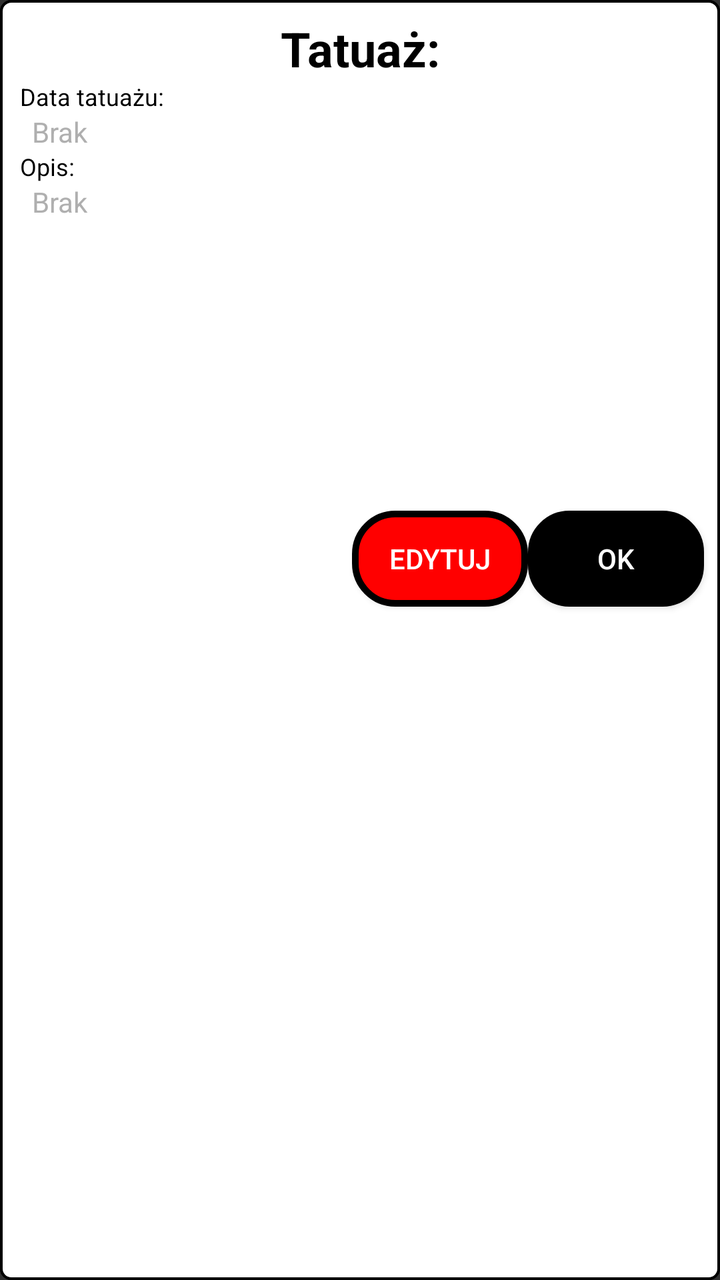
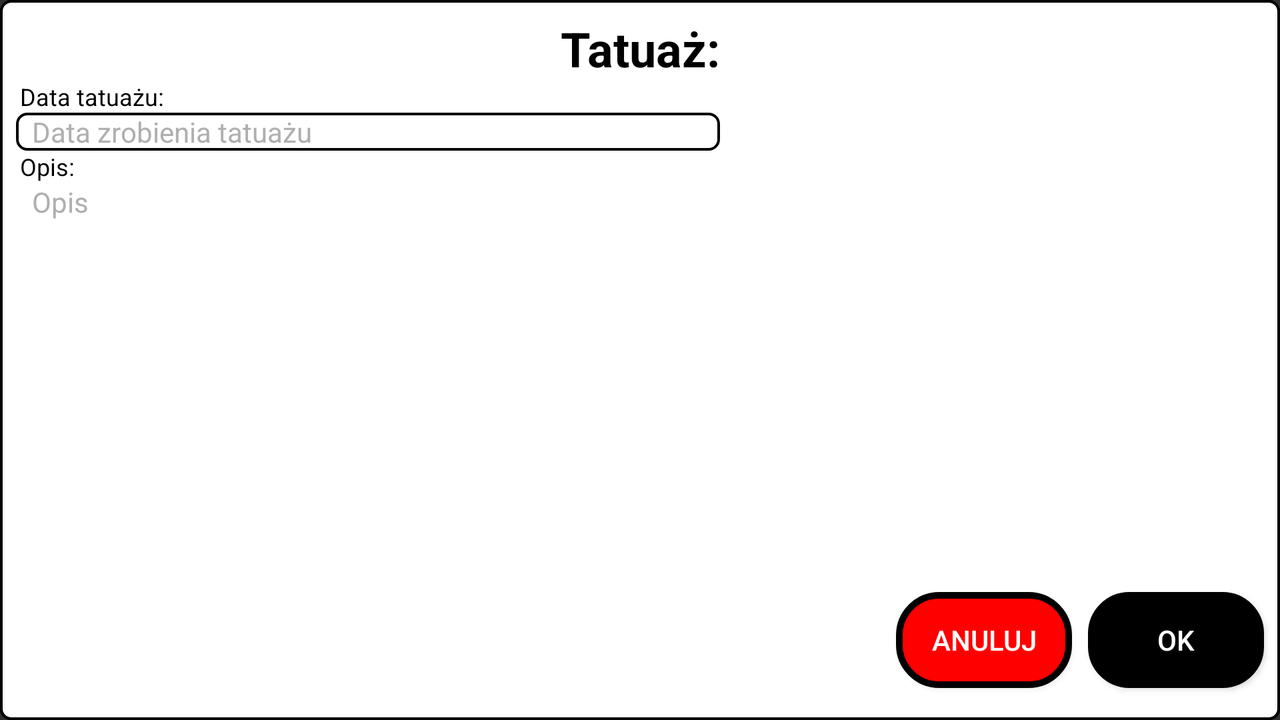

The same Android screen from two of the app's own layout files: first res/layout/ as a phone draws it, then the repository's variant for another configuration, drawn on a device whose configuration selects that folder. Both files follow.
<!-- AndroidManifest.xml: application theme AppTheme -->
<!-- res/layout/tattoo_info_dialog.xml -->
<?xml version="1.0" encoding="utf-8"?>
<androidx.constraintlayout.widget.ConstraintLayout
    xmlns:android="http://schemas.android.com/apk/res/android"
    xmlns:app="http://schemas.android.com/apk/res-auto"
    xmlns:tools="http://schemas.android.com/tools"
    android:background="@drawable/roundcornerstext"
    android:layout_width="match_parent"
    android:layout_height="match_parent">

    <androidx.constraintlayout.widget.ConstraintLayout
        android:layout_width="0dp"
        android:layout_height="0dp"
        android:background="@drawable/roundcornerstext"
        app:layout_constraintBottom_toBottomOf="parent"
        app:layout_constraintEnd_toEndOf="parent"
        app:layout_constraintStart_toStartOf="parent"
        app:layout_constraintTop_toTopOf="parent"
        app:layout_constraintVertical_bias="0.0">

        <TextView
            android:id="@+id/textView12"
            style="@style/dogDataDialog_title"
            android:text="Tatuaż:"
            app:layout_constraintEnd_toEndOf="parent"
            app:layout_constraintStart_toStartOf="parent"
            app:layout_constraintTop_toTopOf="parent" />

        <TextView
            android:id="@+id/tattooDescriptionInfoTextView"
            style="@style/editTextStyle_frameRoundBlackCorners_whiteBackground_blackText.x6"
            android:hint="Brak"
            android:background="@drawable/whitetext"
            app:layout_constraintEnd_toEndOf="parent"
            app:layout_constraintStart_toStartOf="parent"
            app:layout_constraintTop_toBottomOf="@+id/tattooPutDateInfoTextView" />

        <TextView
            android:id="@+id/textView17"
            style="@style/label_noFrame_black12Text"
            android:layout_width="wrap_content"
            android:layout_height="wrap_content"
            android:text="Data tatuażu:"
            app:layout_constraintBottom_toTopOf="@+id/tattooPutDateInfoTextView"
            app:layout_constraintStart_toStartOf="parent" />

        <TextView
            android:id="@+id/textView18"
            style="@style/label_noFrame_black12Text"
            android:layout_width="wrap_content"
            android:layout_height="wrap_content"
            android:text="Opis:"
            app:layout_constraintBottom_toTopOf="@+id/tattooDescriptionInfoTextView"
            app:layout_constraintStart_toStartOf="parent" />

        <Button
            android:id="@+id/okTattooDialogInfo"
            android:layout_width="wrap_content"
            android:layout_height="wrap_content"
            android:layout_marginTop="8dp"
            android:layout_marginEnd="8dp"
            android:background="@drawable/roundcornersrecyclerviewblack"
            android:text="OK"
            app:layout_constraintEnd_toEndOf="parent"
            app:layout_constraintTop_toBottomOf="@+id/tattooDescriptionInfoTextView" />

        <Button
            android:id="@+id/editTattooDialogInfo"
            android:layout_width="wrap_content"
            android:layout_height="wrap_content"
            android:background="@drawable/roundcornersrecyclerviewred"
            android:text="Edytuj"
            app:layout_constraintEnd_toStartOf="@+id/okTattooDialogInfo"
            app:layout_constraintTop_toTopOf="@+id/okTattooDialogInfo" />

        <TextView
            android:id="@+id/tattooPutDateInfoTextView"
            style="@style/editTextStyle_frameRoundBlackCorners_whiteBackground_blackText.x1"
            android:layout_width="0dp"
            android:layout_height="wrap_content"
            android:ems="10"
            android:background="@drawable/whitetext"
            android:hint="Brak"
            app:layout_constraintEnd_toEndOf="@+id/textView12"
            app:layout_constraintStart_toStartOf="parent"
            app:layout_constraintTop_toBottomOf="@+id/textView12" />

    </androidx.constraintlayout.widget.ConstraintLayout>
</androidx.constraintlayout.widget.ConstraintLayout>
<!-- resources referenced by this layout -->
<resources>
  <!-- drawable roundcornersrecyclerviewblack (drawable) -->
  <?xml version="1.0" encoding="utf-8"?>
  <shape xmlns:tools="http://schemas.android.com/tools" xmlns:android="http://schemas.android.com/apk/res/android">
      <solid android:color="#000000"/>
      <stroke
          android:width="4px"
          android:color="#000000"
          tools:ignore="StateListReachable" />
  
      <corners android:bottomRightRadius="20dp"
          android:bottomLeftRadius="20dp"
          android:topRightRadius="20dp"
          android:topLeftRadius="20dp"/>
  </shape>
  <!-- drawable roundcornersrecyclerviewred (drawable) -->
  <?xml version="1.0" encoding="utf-8"?>
  <shape xmlns:tools="http://schemas.android.com/tools" xmlns:android="http://schemas.android.com/apk/res/android">
      <solid android:color="#FF0000"/>
      <stroke
          android:width="10px"
          android:color="#000000"
          tools:ignore="StateListReachable" />
  
      <corners android:bottomRightRadius="20dp"
          android:bottomLeftRadius="20dp"
          android:topRightRadius="20dp"
          android:topLeftRadius="20dp"/>
  </shape>
  <!-- drawable roundcornerstext (drawable) -->
  <?xml version="1.0" encoding="utf-8"?>
  <shape xmlns:tools="http://schemas.android.com/tools" xmlns:android="http://schemas.android.com/apk/res/android">
      <solid android:color="#00FFFFFF"/>
      <stroke
          android:width="4px"
          android:color="#000000"
          tools:ignore="StateListReachable" />
  
      <corners android:bottomRightRadius="5dp"
          android:bottomLeftRadius="5dp"
          android:topRightRadius="5dp"
          android:topLeftRadius="5dp"/>
  
      <solid android:color="#ffFFFFFF"/>
  
  </shape>
  <!-- drawable whitetext (drawable) -->
  <?xml version="1.0" encoding="utf-8"?>
  <shape xmlns:tools="http://schemas.android.com/tools"
      xmlns:android="http://schemas.android.com/apk/res/android"
      tools:ignore="MissingDefaultResource">
  
      <stroke
          android:width="8px"
          android:color="#FFFFFF" />
  
      <solid android:color="#FFFFFF"/>
  
      <corners android:bottomRightRadius="45dp"
          android:bottomLeftRadius="45dp"
          android:topRightRadius="45dp"
          android:topLeftRadius="45dp"/>
  
  </shape>
  <style name="dogDataDialog_title">
          <item name="android:layout_width">wrap_content</item>
          <item name="android:layout_height">wrap_content</item>
          <item name="android:layout_marginTop">8dp</item>
          <item name="android:textColor">#000000</item>
          <item name="android:paddingStart">8dp</item>
          <item name="android:paddingEnd">8dp</item>
          <item name="android:textSize">24sp</item>
          <item name="android:textStyle">bold</item>
      </style>
  <style name="editTextStyle_frameRoundBlackCorners_whiteBackground_blackText.x1">
          <item name="android:layout_height">26dp</item>
      </style>
  <style name="editTextStyle_frameRoundBlackCorners_whiteBackground_blackText.x6">
          <item name="android:layout_height">156dp</item>
      </style>
  <style name="label_noFrame_black12Text">
          <item name="android:layout_width">wrap_content</item>
          <item name="android:layout_height">wrap_content</item>
          <item name="android:layout_marginStart">10dp</item>
          <item name="android:textColor">#000000</item>
          <item name="android:textSize">12sp</item>
      </style>
  <style name="AppTheme" parent="Theme.AppCompat.NoActionBar">
      
      <item name="colorPrimary">@color/colorPrimary</item>
      <item name="colorPrimaryDark">@color/colorPrimaryDark</item>
      <item name="colorAccent">@color/colorAccent</item>
  </style>
  <color name="colorPrimary">#404040</color>
  <color name="colorPrimaryDark">#000000</color>
  <color name="colorAccent">#CCCCCC</color>
</resources>
<!-- res/layout-land/tattoo_info_dialog.xml (the repository's variant of the layout above) -->
<!-- drawn on the phone turned sideways -->
<?xml version="1.0" encoding="utf-8"?>
<androidx.constraintlayout.widget.ConstraintLayout
    xmlns:android="http://schemas.android.com/apk/res/android"
    xmlns:app="http://schemas.android.com/apk/res-auto"
    xmlns:tools="http://schemas.android.com/tools"
    android:background="@drawable/roundcornerstext"
    android:layout_width="match_parent"
    android:layout_height="match_parent">

    <androidx.constraintlayout.widget.ConstraintLayout
        android:layout_width="0dp"
        android:layout_height="0dp"
        android:background="@drawable/roundcornerstext"
        app:layout_constraintBottom_toBottomOf="parent"
        app:layout_constraintEnd_toEndOf="parent"
        app:layout_constraintStart_toStartOf="parent"
        app:layout_constraintTop_toTopOf="parent"
        app:layout_constraintVertical_bias="0.0">

        <TextView
            android:id="@+id/textView12"
            style="@style/dogDataDialog_title"
            android:text="Tatuaż:"
            app:layout_constraintEnd_toEndOf="parent"
            app:layout_constraintStart_toStartOf="parent"
            app:layout_constraintTop_toTopOf="parent" />

        <TextView
            android:id="@+id/tattooDescriptionInfoTextView"
            style="@style/editTextStyle_frameRoundBlackCorners_whiteBackground_blackText.x6"
            android:hint="Opis"
            android:background="@drawable/whitetext"
            android:visibility="visible"
            app:layout_constraintEnd_toEndOf="parent"
            app:layout_constraintStart_toStartOf="parent"
            app:layout_constraintTop_toBottomOf="@+id/tattooPutDateInfoTextView" />

        <TextView
            android:id="@+id/tattooDescriptionTextView"
            style="@style/editTextStyle_frameRoundBlackCorners_whiteBackground_blackText.x6"
            android:hint="Opis"
            android:visibility="gone"
            app:layout_constraintEnd_toEndOf="parent"
            app:layout_constraintStart_toStartOf="parent"
            app:layout_constraintTop_toBottomOf="@+id/tattooPutDateInfoTextView" />

        <TextView
            android:id="@+id/textView17"
            style="@style/label_noFrame_black12Text"
            android:layout_width="wrap_content"
            android:layout_height="wrap_content"
            android:text="Data tatuażu:"
            app:layout_constraintBottom_toTopOf="@+id/tattooPutDateInfoTextView"
            app:layout_constraintStart_toStartOf="parent" />

        <TextView
            android:id="@+id/textView18"
            style="@style/label_noFrame_black12Text"
            android:layout_width="wrap_content"
            android:layout_height="wrap_content"
            android:text="Opis:"
            app:layout_constraintBottom_toTopOf="@+id/tattooDescriptionInfoTextView"
            app:layout_constraintStart_toStartOf="parent" />

        <Button
            android:id="@+id/okTattooDialogInfo"
            android:layout_width="wrap_content"
            android:layout_height="wrap_content"
            android:layout_marginEnd="8dp"
            android:layout_marginBottom="16dp"
            android:background="@drawable/roundcornersrecyclerviewblack"
            android:text="OK"
            app:layout_constraintBottom_toBottomOf="parent"
            app:layout_constraintEnd_toEndOf="parent" />

        <Button
            android:id="@+id/editTattooDialogInfo"
            android:layout_width="wrap_content"
            android:layout_height="wrap_content"
            android:layout_marginEnd="8dp"
            android:background="@drawable/roundcornersrecyclerviewred"
            android:text="Anuluj"
            app:layout_constraintEnd_toStartOf="@+id/okTattooDialogInfo"
            app:layout_constraintTop_toTopOf="@+id/okTattooDialogInfo" />

        <TextView
            android:id="@+id/tattooPutDateInfoTextView"
            style="@style/editTextStyle_frameRoundBlackCorners_whiteBackground_blackText.x1"
            android:layout_width="0dp"
            android:layout_height="wrap_content"
            android:ems="10"
            android:hint="Data zrobienia tatuażu"
            android:visibility="visible"
            app:layout_constraintEnd_toEndOf="@+id/textView12"
            app:layout_constraintStart_toStartOf="parent"
            app:layout_constraintTop_toBottomOf="@+id/textView12" />

        <TextView
            android:id="@+id/tattooPutDateTextView"
            style="@style/editTextStyle_frameRoundBlackCorners_whiteBackground_blackText.x1"
            android:layout_width="0dp"
            android:layout_height="wrap_content"
            android:ems="10"
            android:hint="Data zrobienia tatuażu"
            android:visibility="gone"
            app:layout_constraintEnd_toEndOf="@+id/textView12"
            app:layout_constraintStart_toStartOf="parent"
            app:layout_constraintTop_toBottomOf="@+id/textView12" />

    </androidx.constraintlayout.widget.ConstraintLayout>
</androidx.constraintlayout.widget.ConstraintLayout>
